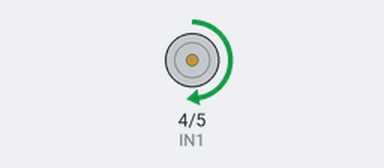
Bench run of a sketch on a simulated Arduino Uno, built with avr-gcc and run on an emulated ATmega328P. Parts: motor-driver pin pairs drawn as motors (green arrow = first pin HIGH = forward, orange = second pin HIGH = backward, longer = more drive, scaled by the enable pin).

Above: at 1.0 s.
At 2.5 s:
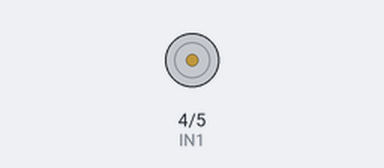
At 4.0 s:
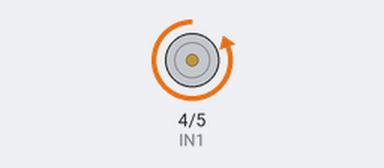
Timing chart, 0 to 7.8 s (numbered marks = the images above):
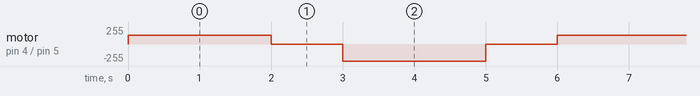

Measured:
- by itself, motor on pin 4 (IN1) / pin 5 (IN2): repeats every 6.0 s: stopped 1.0 s, backward 255/255 2.0 s, stopped 1.0 s, forward 128/255 2.0 s

The sketch:

l298n_motor.ino
```cpp
// Lesson 04, Extension 3 (DEMO STATION) — DC motor via L298N driver
// Motor -> L298N OUT1/OUT2. Battery pack -> L298N 12V + GND.
// L298N GND also to Arduino GND (shared ground is essential!).
// L298N IN1->4, IN2->5, ENA->9 (PWM = speed).
// NEVER wire a DC motor directly to an Arduino pin.

const int IN1 = 4;
const int IN2 = 5;
const int ENA = 9;   // PWM pin = speed control

void setup() {
  pinMode(IN1, OUTPUT);
  pinMode(IN2, OUTPUT);
}

void loop() {
  // forward, half speed
  digitalWrite(IN1, HIGH);
  digitalWrite(IN2, LOW);
  analogWrite(ENA, 128);
  delay(2000);

  // stop
  analogWrite(ENA, 0);
  delay(1000);

  // reverse, full speed
  digitalWrite(IN1, LOW);
  digitalWrite(IN2, HIGH);
  analogWrite(ENA, 255);
  delay(2000);

  // stop
  analogWrite(ENA, 0);
  delay(1000);
}
```
